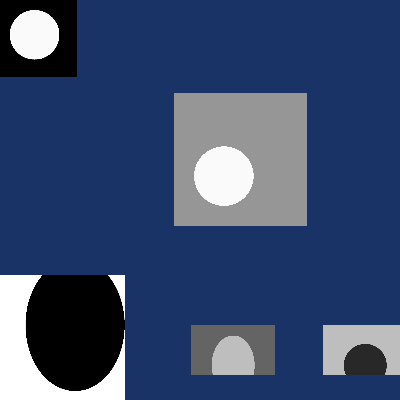

Write Python code to recreate this figure.
#!/usr/bin/env python

# Stress test vtkImageActor with various image extents and texture sizes.

import vtkmodules.vtkInteractionStyle  # noqa: F401
import vtkmodules.vtkRenderingFreeType  # noqa: F401
import vtkmodules.vtkRenderingOpenGL2  # noqa: F401

from vtkmodules.vtkImagingCore import vtkImageShiftScale
from vtkmodules.vtkImagingSources import vtkImageEllipsoidSource
from vtkmodules.vtkRenderingCore import (
    vtkImageActor,
    vtkRenderWindow,
    vtkRenderWindowInteractor,
    vtkRenderer,
)

# First: changing display extent without changing size (reuses texture)
gs_one = vtkImageEllipsoidSource()
gs_one.SetWholeExtent(0, 999, 0, 999, 0, 0)
gs_one.SetCenter(500, 500, 0)
gs_one.SetRadius(300, 400, 0)
gs_one.SetInValue(0)
gs_one.SetOutValue(255)
gs_one.SetOutputScalarTypeToUnsignedChar()

ss_one = vtkImageShiftScale()
ss_one.SetInputConnection(gs_one.GetOutputPort())
ss_one.SetOutputScalarTypeToUnsignedChar()
ss_one.SetShift(0)
ss_one.SetScale(1)
ss_one.UpdateWholeExtent()

ia_one = vtkImageActor()
ia_one.GetMapper().SetInputConnection(ss_one.GetOutputPort())

# Second: really large texture
gs_two = vtkImageEllipsoidSource()
gs_two.SetWholeExtent(1000, 8999, 1000, 8999, 0, 0)
gs_two.SetCenter(4000, 4000, 0)
gs_two.SetRadius(1800, 1800, 0)
gs_two.SetInValue(250)
gs_two.SetOutValue(150)
gs_two.SetOutputScalarTypeToUnsignedChar()

ss_two = vtkImageShiftScale()
ss_two.SetInputConnection(gs_two.GetOutputPort())
ss_two.SetOutputScalarTypeToUnsignedChar()
ss_two.SetShift(0)
ss_two.SetScale(1)
ss_two.UpdateWholeExtent()

ia_two = vtkImageActor()
ia_two.GetMapper().SetInputConnection(ss_two.GetOutputPort())
ia_two.SetScale(0.1, 0.1, 1.0)
ia_two.AddPosition(1000, 1000, 0)

# Third: changing input and power of two texture
gs_three = vtkImageEllipsoidSource()
gs_three.SetWholeExtent(0, 511, 2000, 2511, 0, 0)
gs_three.SetCenter(255, 2255, 0)
gs_three.SetRadius(100, 200, 0)
gs_three.SetInValue(250)
gs_three.SetOutValue(0)
gs_three.SetOutputScalarTypeToUnsignedChar()

ss_three = vtkImageShiftScale()
ss_three.SetInputConnection(gs_three.GetOutputPort())
ss_three.SetOutputScalarTypeToUnsignedChar()
ss_three.SetShift(0)
ss_three.SetScale(1)
ss_three.UpdateWholeExtent()

ia_three = vtkImageActor()
ia_three.GetMapper().SetInputConnection(ss_three.GetOutputPort())

# Fourth: contiguous power-of-two display extents
gs_four = vtkImageEllipsoidSource()
gs_four.SetWholeExtent(2000, 2511, 0, 511, 0, 0)
gs_four.SetCenter(2255, 255, 0)
gs_four.SetRadius(130, 130, 0)
gs_four.SetInValue(40)
gs_four.SetOutValue(190)
gs_four.SetOutputScalarTypeToUnsignedChar()

ss_four = vtkImageShiftScale()
ss_four.SetInputConnection(gs_four.GetOutputPort())
ss_four.SetOutputScalarTypeToUnsignedChar()
ss_four.SetShift(0)
ss_four.SetScale(1)
ss_four.UpdateWholeExtent()

ia_four = vtkImageActor()
ia_four.GetMapper().SetInputConnection(ss_four.GetOutputPort())

# Fifth: contiguous non-power-of-two display extents
gs_five = vtkImageEllipsoidSource()
gs_five.SetWholeExtent(1200, 1712, 0, 512, 0, 0)
gs_five.SetCenter(1456, 256, 0)
gs_five.SetRadius(130, 180, 0)
gs_five.SetInValue(190)
gs_five.SetOutValue(100)
gs_five.SetOutputScalarTypeToUnsignedChar()

ss_five = vtkImageShiftScale()
ss_five.SetInputConnection(gs_five.GetOutputPort())
ss_five.SetOutputScalarTypeToUnsignedChar()
ss_five.SetShift(0)
ss_five.SetScale(1)
ss_five.UpdateWholeExtent()

ia_five = vtkImageActor()
ia_five.GetMapper().SetInputConnection(ss_five.GetOutputPort())

# Renderer
renderer = vtkRenderer()
renderer.AddActor(ia_one)
renderer.AddActor(ia_two)
renderer.AddActor(ia_three)
renderer.AddActor(ia_four)
renderer.AddActor(ia_five)
renderer.SetBackground(0.1, 0.2, 0.4)

render_window = vtkRenderWindow()
render_window.AddRenderer(renderer)
render_window.SetWindowName("image actor stressed")
render_window.SetMultiSamples(0)
render_window.SetSize(400, 400)

interactor = vtkRenderWindowInteractor()
interactor.SetRenderWindow(render_window)

# Scene
renderer.ResetCamera()
renderer.GetActiveCamera().Zoom(1.5)

# First render initializes textures
render_window.Render()

# Stress test: change display extents and input
ia_one.SetDisplayExtent(200, 999, 200, 999, 0, 0)
ia_four.SetDisplayExtent(2000, 2511, 0, 300, 0, 0)
ia_five.SetDisplayExtent(1200, 1712, 0, 300, 0, 0)
gs_three.SetRadius(120, 120, 0)
render_window.Render()

ia_one.SetDisplayExtent(0, 799, 0, 799, 0, 0)
ia_four.SetDisplayExtent(2000, 2511, 200, 500, 0, 0)
ia_five.SetDisplayExtent(1200, 1712, 200, 500, 0, 0)
gs_three.SetRadius(150, 150, 0)

interactor.Initialize()
interactor.Start()
